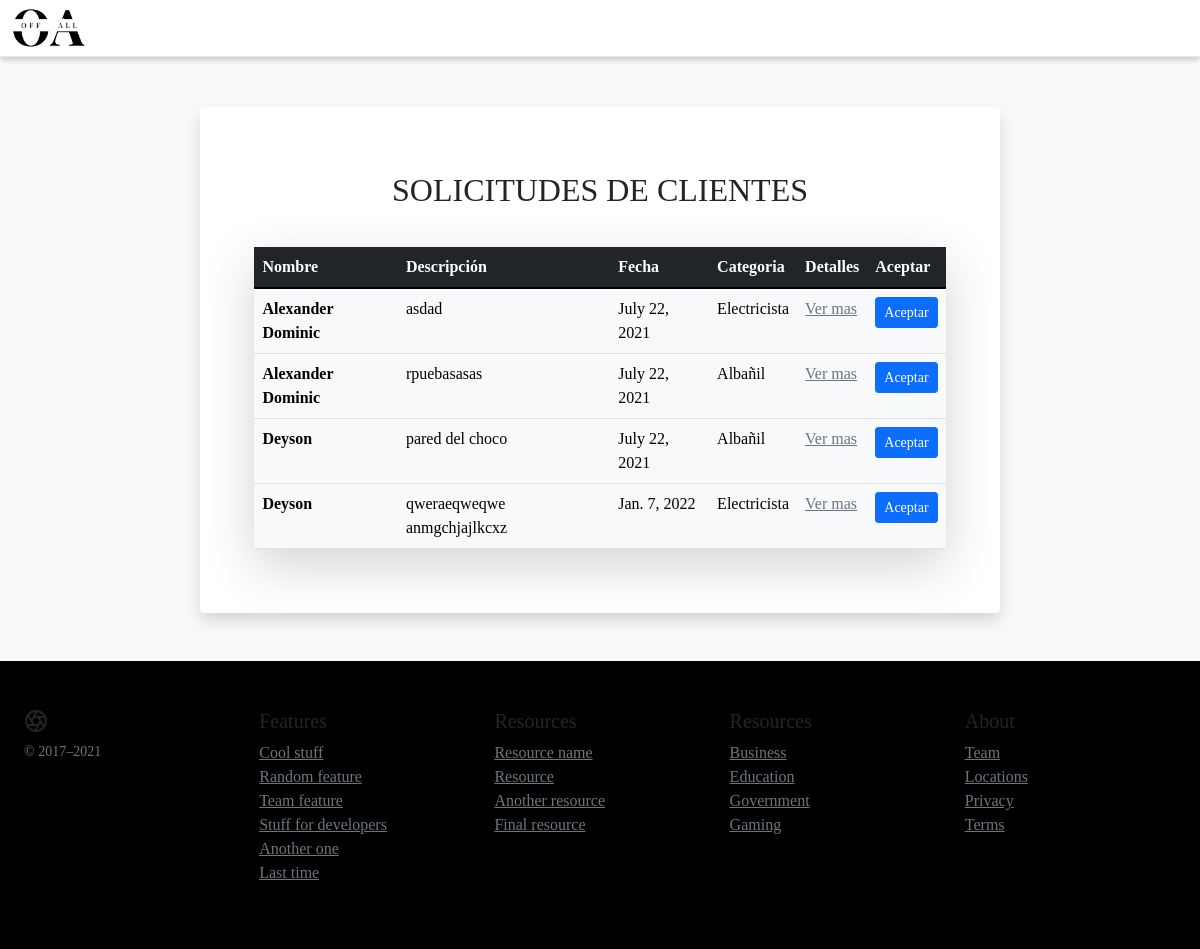
Before: /listRequests with the older database file.
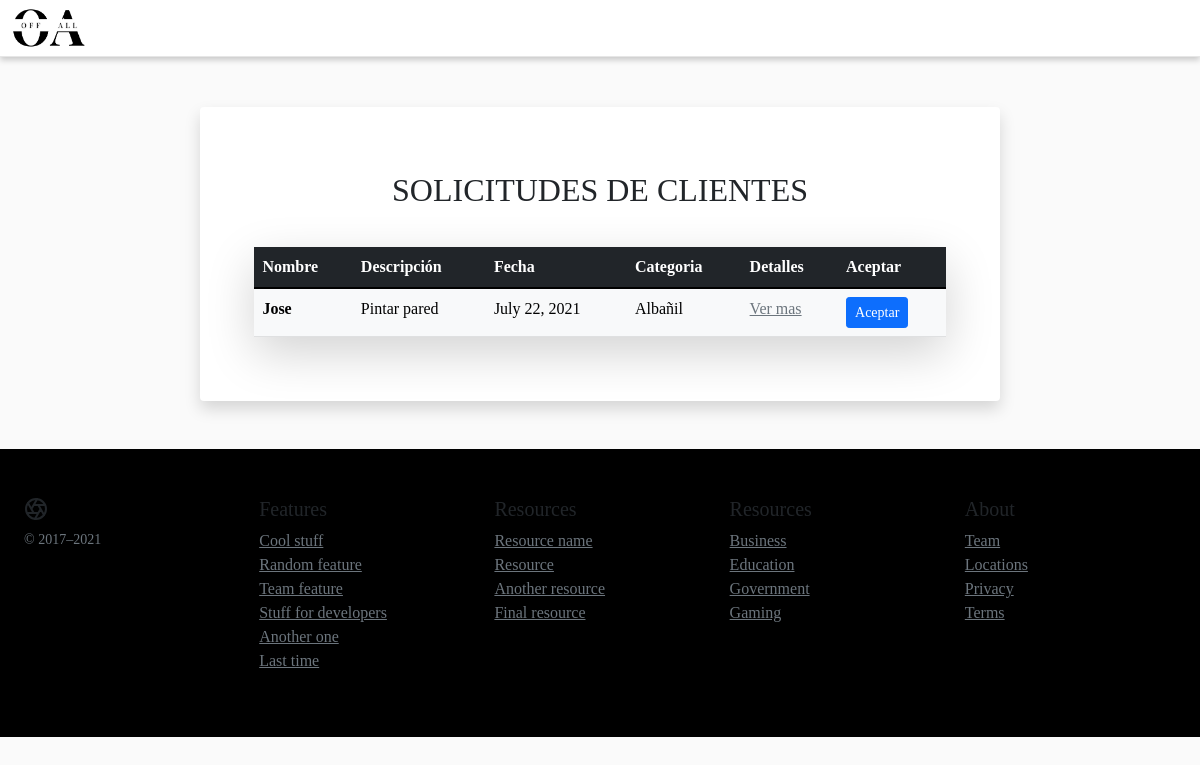
After: the same page with the newer database file.
### main/models.py (models this page shows)
class Requests(models.Model):
    SolicitudDescription = models.CharField(max_length=5000)
    SolicitudImg = models.ImageField(upload_to = 'pics')
    SolicitudDate = models.DateField()
    SolicitudProfession = models.ForeignKey(Profession, on_delete=models.CASCADE)
    SolicitudAddress = models.CharField(max_length=100)
    SolicitudPrice = models.FloatField()
    SolicitudClient = models.ForeignKey(Client, null=False, blank=False, on_delete=models.CASCADE)
    SolicitudStatus = models.CharField(max_length=100)
    def get_mos_url(self):
        return "detailsRequests/"+str(self.id)

class Client(models.Model):
    names = models.CharField(max_length = 200)
    surnames = models.CharField(max_length = 200)
    email = models.EmailField(max_length= 200)
    password = models.CharField(max_length = 200)
    telephone = models.IntegerField()
    dni = models.IntegerField()
    date = models.DateField()
    def __str__(self):
        return self.names

class Profession(models.Model):
    name = models.CharField(max_length = 200)
    description = models.TextField()
    def __str__(self):
        return self.name

### main/views.py (the view)
# urls.py: path("listRequests", views.listRequests, name= "listRequests"),
def listRequests(request):
    queryset = Requests.objects.all()
    context = {
		'objectList': queryset,
	}
    return render(request, 'listaSolicitudes.html', context)

### templates/listaSolicitudes.html (shortened to what the changed rows need)
{% load static %}
<!DOCTYPE html>
<html lang="en">
<head>
    <link rel="stylesheet" href="{% static 'css/bootstrap.min.css' %}">
    <link rel="stylesheet" href="{% static 'css/styleCS.css' %}">
<body>
   <main>
    <div id="listsol" class="card shadow p-3 mb-5 bg-body">
        <div class="text-center pt-5">
            <h2>SOLICITUDES DE CLIENTES</h2>
        </div>
        <div id="tabla_sol" style="margin-top: 30px;">
            <table class="table table-light table-hover shadow-lg p-3 mb-5 bg-white">
                <thead class="table-dark">
                    <tr>
                    <th scope="col">Nombre</th>
                    <th scope="col">Descripción</th>
                    <th scope="col">Fecha</th>
                    <th scope="col">Categoria</th>
                    <th scope="col">Detalles</th>
                    <th scope="col">Aceptar</th>
                    </tr>
                </thead>
                <tbody>
                    {% for instance in objectList %}
                    <tr>
                    <th>{{instance.SolicitudClient}}</th>
                    <td>{{instance.SolicitudDescription}}</td>
                    <td>{{instance.SolicitudDate}}</td>
                    <td>{{instance.SolicitudProfession}}</td>
                    <td><a href="{{instance.get_mos_url}}" class="link-secondary">Ver mas</a></td>
                    <td>
                        <form action="aceptarSolicitud" method="POST">
                            <button type="submit" class="btn btn-primary btn-sm" data-bs-toggle="modal" data-bs-target="#modalForm_accept_solc">Aceptar</button>
                        </form>
                    </td>
                    </tr>
                    {% endfor %}
                </tbody>
            </table>
        </div>
     </div>
    </main>
</body>
</html>

Changed rows visible on the page:
removed Requests: SolicitudClient "Alexander Dominic", SolicitudDescription "asdad", SolicitudDate "July 22, 2021", SolicitudProfession "Electricista"
removed Requests: SolicitudClient "Alexander Dominic", SolicitudDescription "rpuebasasas", SolicitudDate "July 22, 2021", SolicitudProfession "Albañil"
removed Requests: SolicitudClient "Deyson", SolicitudDescription "pared del choco", SolicitudDate "July 22, 2021", SolicitudProfession "Albañil"
removed Requests: SolicitudClient "Deyson", SolicitudDescription "qweraeqweqwe anmgchjajlkcxz", SolicitudDate "Jan. 7, 2022", SolicitudProfession "Electricista"
added Requests: SolicitudClient "Jose", SolicitudDescription "Pintar pared", SolicitudDate "July 22, 2021", SolicitudProfession "Albañil"
